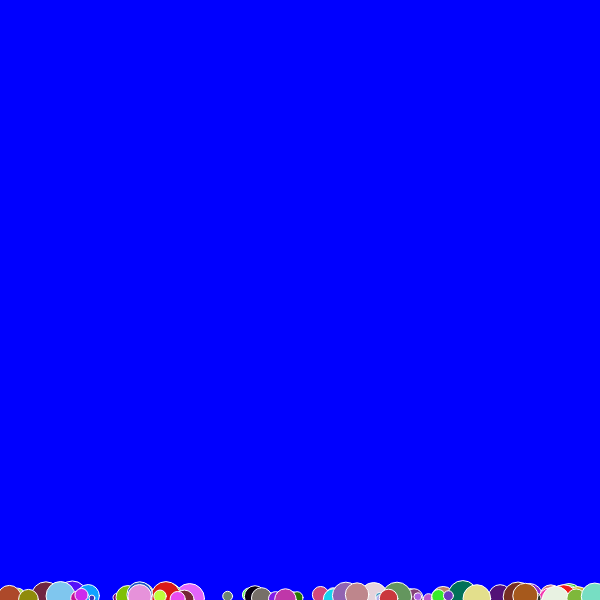
Frame 1 (no input)
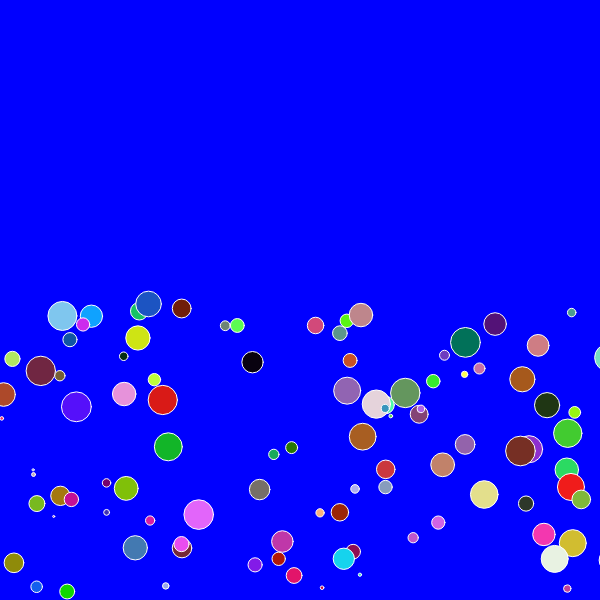
Frame 60 (no input)
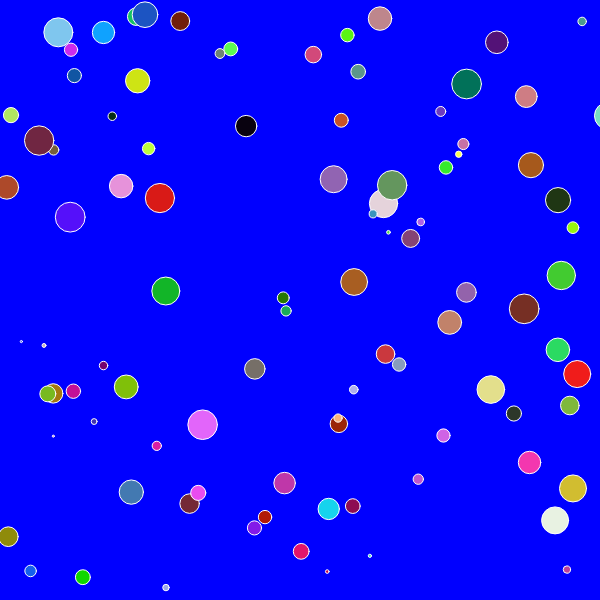
Frame 120 (the mouse pressed at the canvas centre since frame 60)

The p5.js sketch that drew these frames (run headless with seeded random() and noise() and a simulated clock; from frame 60 on, the mouse is pressed at the canvas centre):

// p5.js sketch
// ── sketch.js
/*
  Ralf Baecker 2021
  simple bot
*/
let myBots = [];


function setup() {
  createCanvas(600, 600); // wie gross ist die zeichenfläche
  for (var i = 0; i < 100; i++) {
    myBots.push(new Bot(random(0, width), height));
  }
}

function draw() {
  background(0, 0, 255);
  for (var i = 0; i < myBots.length; i++) {
    myBots[i].update();
    if (myBots[i].alive == 0) {
      myBots.splice(i, 1);
      myBots.push(new Bot(random(0, width), height));
    }
    myBots[i].draw();

  }
}

class Bot {
  constructor(x, y) {
    // initalisierung
    this.pos = createVector(x, y);
    this.speed = random(0.1, 5);
    this.color = color(random(255), random(255), random(255));
    this.size = random(2, 30);
    this.alive = 1;
  }

  update() {
    // verhalten
    this.pos.x = this.pos.x + random(-2, 2);
    this.pos.y = this.pos.y + random(-1, 1);
    this.pos.y = this.pos.y - this.speed;
    if (this.pos.y < -20) {
      this.alive = 0;
    }

  }

  draw() {
    // aussehen / zeichen
    stroke(255);
    fill(this.color, 128);
    // noFill();
    ellipse(this.pos.x, this.pos.y, this.size, this.size)
  }
}
